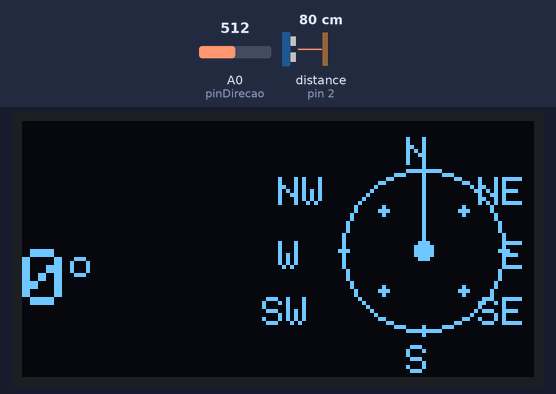
This sketch was run on a simulated Arduino Uno, built with avr-gcc and run on an emulated ATmega328P. Parts: 128×64 one-colour display. Wiring (inferred from the names in the program): range finder with pulse-width output: data pin 2. Inputs (shaded band) come from the test bench; at power-on: A0 (pinDirecao) = 512, distance to the obstacle (sensor on pin 2) 80 cm. What the sketch prints to the serial monitor is not drawn.

Above: at 5.6 s.
5.7 s: A0 (pinDirecao) set to 271
13.3 s: A0 (pinDirecao) set to 247
At 20.4 s:
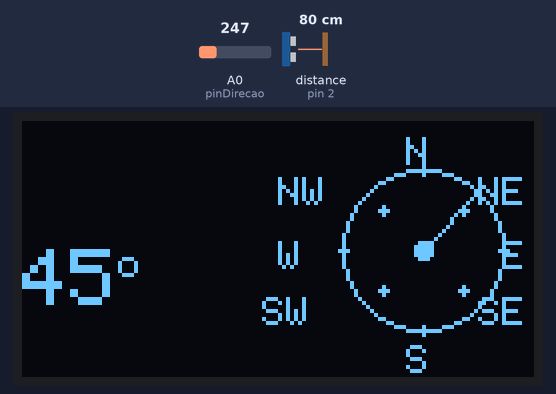
20.7 s: A0 (pinDirecao) set to 122
At 27.0 s:
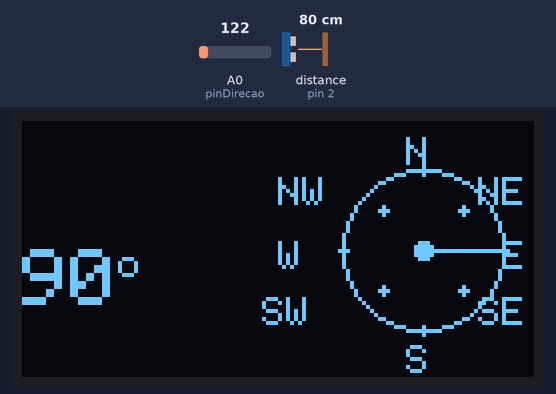
27.7 s: A0 (pinDirecao) set to 0
At 33.6 s:
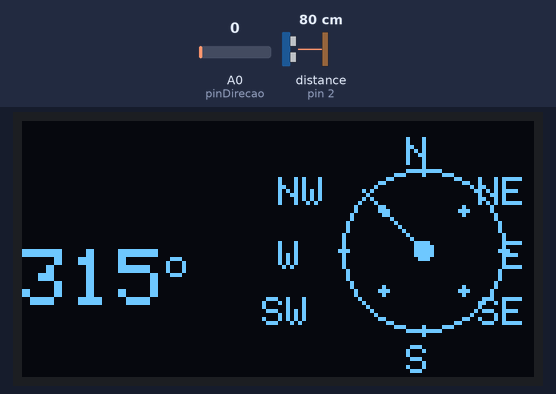
Timing chart, 0 to 35.1 s (numbered marks = the images above; inputs shaded):
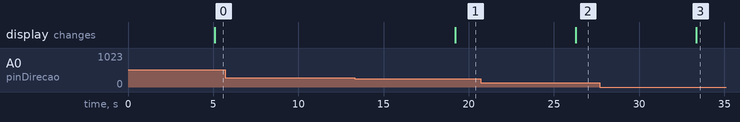

Measured:
- the behaviour switches between 256 and 255 on A0 (pinDirecao) (found by bisection; images 0 and 1)
- after the input at 5.7 s, every drawn part: stays the same
- after the input at 13.3 s, the display: changes after 5.9 s (image 1)
- after the input at 20.7 s, the display: changes after 5.6 s (image 2)
- after the input at 27.7 s, the display: changes after 5.6 s (image 3)

The sketch:

3-Bussola_oled-0.96.ino
```cpp
#include <Wire.h>
#include <Adafruit_GFX.h>
#include <Adafruit_SSD1306.h>

#define SCREEN_WIDTH 128
#define SCREEN_HEIGHT 64
#define OLED_RESET -1
#define OLED_I2C_ADDRESS 0x3C  // Endereço I2C do display OLED

Adafruit_SSD1306 display(SCREEN_WIDTH, SCREEN_HEIGHT, &Wire, OLED_RESET);

#define pinHallSensor 2   // Pino digital para o sensor Hall

// Definições de pinos e constantes
const int pinDirecao = A0;     // Pino analógico para direção do vento
const int raioAnemometro = 147; // Raio do anemômetro em mm
const int periodo = 5000;      // Tempo de medição em milissegundos
const int tempoEspera = 2000;  // Tempo entre amostras em milissegundos

// Constante para o valor de Pi
const float pi = 3.14159265;

// Variáveis globais
unsigned int contador = 0;
unsigned int RPM = 0;
unsigned int amostra = 0;      // Contador de amostras
float velocidadeVentoMS = 0;
float velocidadeVentoKMH = 0;

// Funções para configurar e rodar o código
void setup() {
  pinMode(pinHallSensor, INPUT_PULLUP);  // Pino do sensor Hall com pull-up ativo
  Serial.begin(9600);                    // Inicializa comunicação serial
  display.begin(SSD1306_SWITCHCAPVCC, OLED_I2C_ADDRESS);
  display.clearDisplay();
  display.setTextColor(WHITE);
  display.setTextSize(1);
}

void loop() {
  amostra++;                // Incrementa o número de amostras
  Serial.print("\nAmostra ");
  Serial.print(amostra);
  Serial.println(": Iniciando medição...");

  medirVelocidadeVento();   // Medição de velocidade do vento
  exibirResultados();       // Exibe as informações de velocidade e direção

  Serial.println("Medição finalizada.");
  delay(tempoEspera);
}

// Função para medir a velocidade do vento
void medirVelocidadeVento() {
  contador = 0;
  attachInterrupt(digitalPinToInterrupt(pinHallSensor), incrementarContador, RISING);
  delay(periodo);
  detachInterrupt(digitalPinToInterrupt(pinHallSensor));

  RPM = (contador * 60) / (periodo / 1000);   // Calcula RPM
  velocidadeVentoMS = calcularVelocidadeMS(); // Calcula velocidade em m/s
  velocidadeVentoKMH = velocidadeVentoMS * 3.6; // Converte para km/h
}

// Função para exibir os resultados
void exibirResultados() {
  Serial.print("RPM: ");
  Serial.print(RPM);
  Serial.print("; Velocidade do vento: ");
  Serial.print(velocidadeVentoMS);
  Serial.print(" m/s, ");
  Serial.print(velocidadeVentoKMH);
  Serial.println(" km/h");

  exibirDirecaoVento();  // Exibe a direção do vento
}

// Função para calcular a velocidade em m/s
float calcularVelocidadeMS() {
  return (4 * pi * raioAnemometro * RPM) / 60000.0; // Velocidade do vento em m/s
}

// Função para exibir a direção do vento
void exibirDirecaoVento() {
  float valor = analogRead(pinDirecao) * (5.0 / 1023.0); // Leitura do sensor de direção

  int direcaoGraus;
  String direcaoNome;

  if (valor <= 0.27) { direcaoGraus = 315; direcaoNome = "Noroeste"; }
  else if (valor <= 0.32) { direcaoGraus = 270; direcaoNome = "Oeste"; }
  else if (valor <= 0.38) { direcaoGraus = 225; direcaoNome = "Sudoeste"; }
  else if (valor <= 0.45) { direcaoGraus = 180; direcaoNome = "Sul"; }
  else if (valor <= 0.57) { direcaoGraus = 135; direcaoNome = "Sudeste"; }
  else if (valor <= 0.75) { direcaoGraus = 90; direcaoNome = "Leste"; }
  else if (valor <= 1.25) { direcaoGraus = 45; direcaoNome = "Nordeste"; }
  else { direcaoGraus = 0; direcaoNome = "Norte"; }

  Serial.print("Direção do vento: ");
  Serial.print(direcaoGraus);
  Serial.print(" graus, ");
  Serial.println(direcaoNome);

  // Desenha a rosa dos ventos com a seta
  drawCompass(direcaoGraus);
}

// Função de interrupção para incrementar o contador
void incrementarContador() {
  contador++;
}

// Função para desenhar a rosa dos ventos e a seta
void drawCompass(int direcao) {
  display.clearDisplay();

  // Círculo externo menor deslocado para a direita
  display.drawCircle(100, 32, 20, WHITE); // Mova a bússola para a direita

  // Adiciona círculos menores nas direções cardeais e intermediárias
  display.fillCircle(100, 32, 2, WHITE); // Centro
  display.fillCircle(120, 32, 1, WHITE); // E
  display.fillCircle(80, 32, 1, WHITE); // O
  display.fillCircle(100, 12, 1, WHITE); // N
  display.fillCircle(100, 52, 1, WHITE); // S
  display.fillCircle(110, 22, 1, WHITE); // NE
  display.fillCircle(110, 42, 1, WHITE); // SE
  display.fillCircle(90, 22, 1, WHITE); // NW
  display.fillCircle(90, 42, 1, WHITE); // SW

  // Adiciona os pontos cardeais de maneira organizada
  display.setCursor(96, 4);  // N
  display.print("N");
  display.setCursor(120, 30); // E
  display.print("E");
  display.setCursor(96, 56); // S
  display.print("S");
  display.setCursor(64, 30); // W
  display.print("W");

  // Adiciona os pontos intermediários
  display.setCursor(114, 14); // NE
  display.print("NE");
  display.setCursor(114, 44); // SE
  display.print("SE");
  display.setCursor(64, 14); // NW
  display.print("NW");
  display.setCursor(60, 44); // SW
  display.print("SW");

  // Desenha a seta que indica a direção do vento
  int x = 100 + 20 * cos(radians(direcao - 90)); // Corrigido
  int y = 32 + 20 * sin(radians(direcao - 90)); // Corrigido
  display.drawLine(100, 32, x, y, WHITE); // Seta

  // Adiciona o ângulo em graus do lado esquerdo
  display.setCursor(0, 32); // Nova posição para o grau à esquerda
  display.setTextSize(2); // Tamanho do texto
  display.print(direcao);
  display.setTextSize(1); // Tamanho do texto
  display.print("o");

  display.display(); // Atualiza o display
}
```
